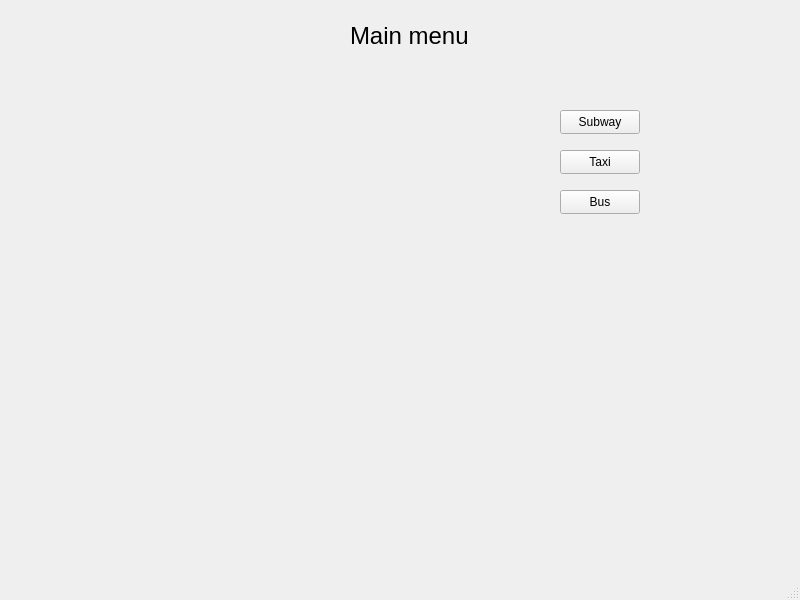
<?xml version="1.0" encoding="UTF-8"?>
<ui version="4.0">
 <class>MainWindow</class>
 <widget class="QMainWindow" name="MainWindow">
  <property name="geometry">
   <rect>
    <x>0</x>
    <y>0</y>
    <width>800</width>
    <height>600</height>
   </rect>
  </property>
  <property name="windowTitle">
   <string>MainWindow</string>
  </property>
  <widget class="QWidget" name="centralwidget">
   <widget class="QLabel" name="MainMenulabel">
    <property name="geometry">
     <rect>
      <x>350</x>
      <y>10</y>
      <width>161</width>
      <height>51</height>
     </rect>
    </property>
    <property name="font">
     <font>
      <pointsize>18</pointsize>
     </font>
    </property>
    <property name="text">
     <string>Main menu</string>
    </property>
   </widget>
   <widget class="QPushButton" name="SubwayButton">
    <property name="geometry">
     <rect>
      <x>560</x>
      <y>110</y>
      <width>80</width>
      <height>24</height>
     </rect>
    </property>
    <property name="text">
     <string>Subway</string>
    </property>
   </widget>
   <widget class="QPushButton" name="TaxiButton">
    <property name="geometry">
     <rect>
      <x>560</x>
      <y>150</y>
      <width>80</width>
      <height>24</height>
     </rect>
    </property>
    <property name="text">
     <string>Taxi</string>
    </property>
   </widget>
   <widget class="QPushButton" name="BusButton">
    <property name="geometry">
     <rect>
      <x>560</x>
      <y>190</y>
      <width>80</width>
      <height>24</height>
     </rect>
    </property>
    <property name="text">
     <string>Bus</string>
    </property>
   </widget>
  </widget>
  <widget class="QMenuBar" name="menubar">
   <property name="geometry">
    <rect>
     <x>0</x>
     <y>0</y>
     <width>800</width>
     <height>21</height>
    </rect>
   </property>
  </widget>
  <widget class="QStatusBar" name="statusbar"/>
 </widget>
 <resources/>
 <connections/>
</ui>
